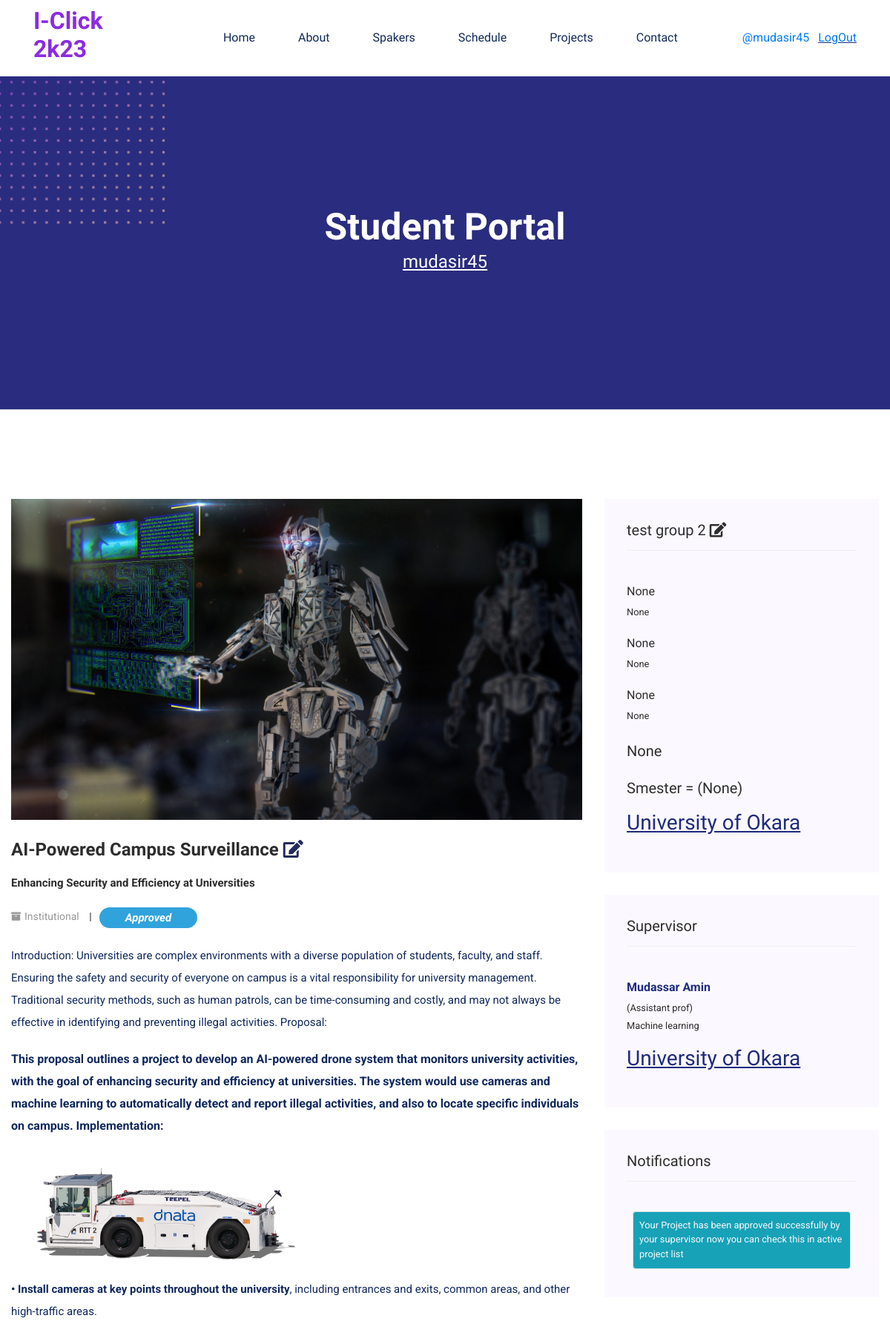
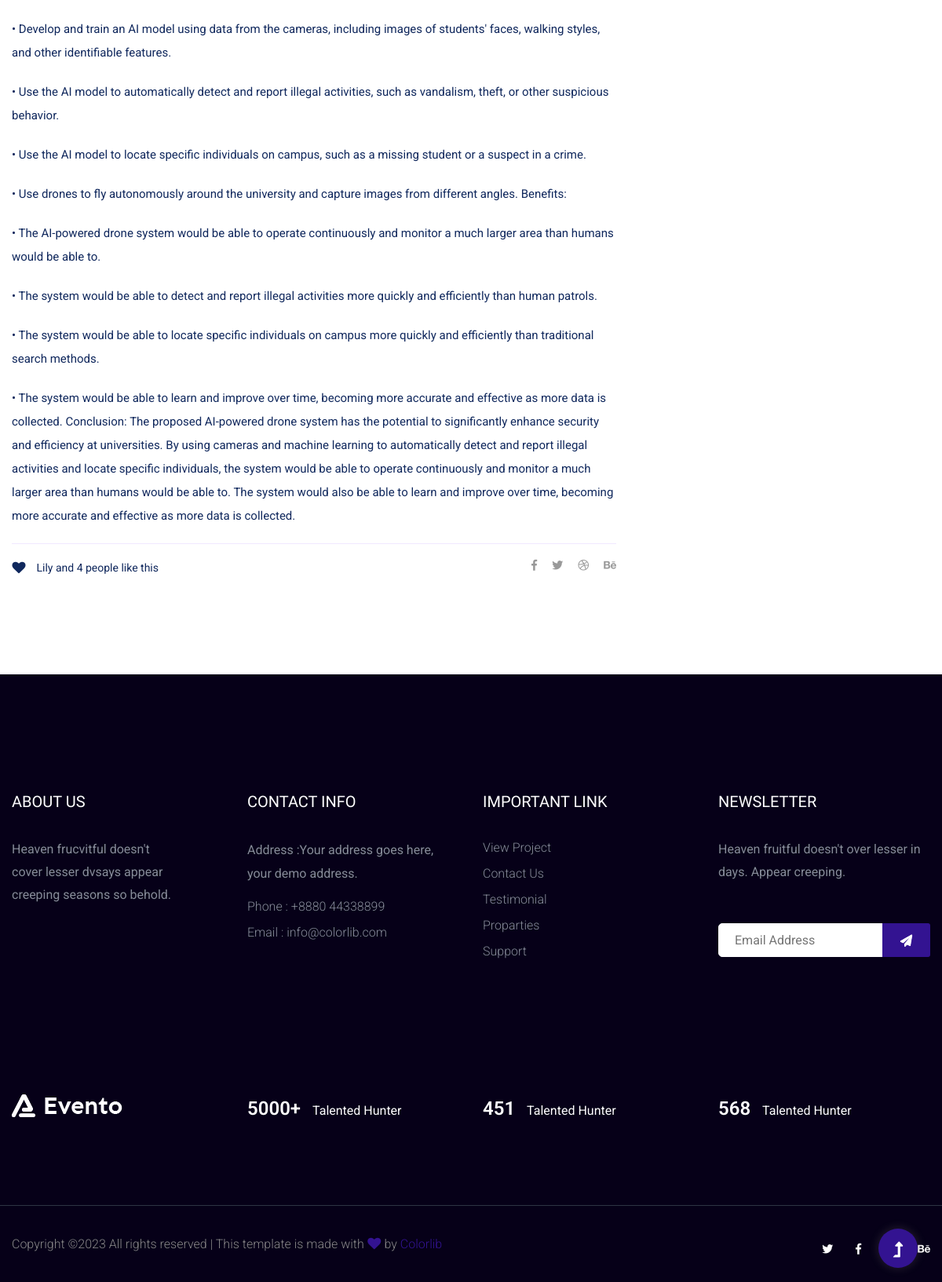
The app's page /pe/studentPortal/mudasir45 (signed in) with its own data (2 pictures, top to bottom).
### Prjt_exhb/models.py (models this page shows, shortened)
class Project(models.Model):
    uid = models.UUIDField(editable=False, default=uuid.uuid4)
    user = models.ForeignKey(User, on_delete=models.CASCADE)
    supervisor = models.ForeignKey('Supervisor', related_name='project_supervisor', on_delete=models.CASCADE)
    category = models.ForeignKey(Categories, related_name='project_category', on_delete=models.CASCADE)
    title = models.CharField(max_length=200, null=True, blank=True)
    sub_title = models.CharField(max_length=200, null=True, blank=True)
    body = RichTextUploadingField(max_length=5000, null=True, blank=True)
    group = models.ForeignKey('Group', on_delete=models.CASCADE)
    thumbnail = models.ImageField(upload_to=get_upload_path)
    is_approved = models.BooleanField(default=False)
    is_winner = models.BooleanField(default=False)
    winner_title = models.CharField(max_length=50, null=True, blank=True)
    Total_score = models.FloatField(null=True, blank=True)
    slug = models.SlugField(null=True, blank=True)
    created_at = models.DateTimeField(auto_now=True)
    updated_at = models.DateTimeField(auto_now=True)

class Categories(models.Model):
    name = models.CharField(max_length=50)
    created_at = models.DateTimeField(auto_now=True)
    updated_at = models.DateTimeField(auto_now=True)

class Group(models.Model):
    uid = models.UUIDField(editable=False, default=uuid.uuid4)
    user = models.ForeignKey(User, on_delete=models.CASCADE)
    group_name = models.CharField(max_length=50, null=True, blank=True)
    department = models.CharField(max_length=50, null=True, blank=True)
    smester = models.IntegerField(null=True, blank=True)
    section = models.CharField(max_length=50, null=True, blank=True)
    lead_member_name = models.CharField(max_length=50, null=True, blank=True)
    lead_roll_no = models.CharField(max_length=50, null=True, blank=True)
    lead_member_phone = models.CharField(max_length=50, null=True, blank=True)
    lead_member_img = models.ImageField(upload_to=get_group_upload_path)
    student2 = models.CharField(max_length=50, null=True, blank=True)
    roll_no2 = models.CharField(max_length=50, null=True, blank=True)
    img2 = models.ImageField(upload_to=get_group_upload_path)
    student3 = models.CharField(max_length=50, null=True, blank=True)
    roll_no3 = models.CharField(max_length=50, null=True, blank=True)
    img3 = models.ImageField(upload_to=get_group_upload_path)
    created_at = models.DateTimeField(auto_now=True)
    updated_at = models.DateTimeField(auto_now=True)

class Supervisor(models.Model):
    user = models.ForeignKey(User, on_delete=models.CASCADE)
    designation = models.CharField(max_length=50)
    qualif = models.CharField(max_length=50)
    institute = models.CharField(max_length=50)
    fieldOfStudy = models.CharField(max_length=50)
    created_at = models.DateTimeField(auto_now=True)
    updated_at = models.DateTimeField(auto_now=True)

class Notification(models.Model):
    user = models.ForeignKey(User, on_delete=models.CASCADE)
    message = models.TextField()
    is_read = models.BooleanField(default=False)
    timestamp = models.DateTimeField(auto_now_add=True)

### Prjt_exhb/views.py (the view)
# urls.py: path('studentPortal/<str:username>', views.studentPortal, name='studentPortal'),
@login_required(login_url='userLogin')
def studentPortal(request, username):
    user = User.objects.get(username = username)
    alerts = Notification.objects.filter(user = user)
    has_project = Project.objects.filter(user = user).exists()
    if not has_project:
        messages.info(request, "It seems that you have not submit any project yet!")
        return redirect('info')
    try:
        project = Project.objects.get(user = user)
    except Exception as e:
        print(e)
    context = {
        'project':project,
        'alerts':alerts,
    }
    return render(request, 'project_exhib/studentPortal.html', context)

### templates/project_exhib/studentPortal.html (shortened to what this page needs)
    {% extends 'base/base.html' %}
    {% block content %}
    {% load static %}
    {% include 'base/navbar.html' %}
   <main>
      <div class="slider-area2">
         <div class="slider-height2 d-flex align-items-center">
               <div class="container">
                  <div class="row">
                     <div class="col-xl-12">
                           <div class="hero-cap hero-cap2 text-center">
                              <h2>Student Portal</h2>
                              <h4><u style="color: white;">{{project.user.username}}</u></h4>
                           </div>
                     </div>
                  </div>
               </div>
         </div>
      </div>
      <section class="blog_area single-post-area section-padding">
         <div class="container">
            <div class="row">
               <div class="col-lg-8 posts-list">
                  <div class="single-post">
                     <div class="feature-img">
                        <img class="img-fluid" src="{{project.thumbnail.url}}" alt="">
                     </div>
                     <div class="blog_details">
                        <h2 style="color: #2d2d2d;">{{project.title}} <a href="{% url 'updateProject' project.uid %}"><i class="fa fa-edit"></i></a></h2>
                        <p style="color: #2d2d2d; font-weight: bold;">{{project.sub_title}} </p>
                        <ul class="blog-info-link mt-3 mb-4">
                           <li><a href="#"><i class="fa fa-archive"></i>{{project.category.name}}</a> </li>
                           <span class="pills">
                            <i>
                            {% if project.is_approved %}
                                Approved
                            {% else %}
                                Pending
                            {% endif %}
                        </i>
                        </span>
                        </ul>
                        <p class="excert">
                          {{project.body|safe}}
                        </p>
                     </div>
                  </div>
                  <div class="navigation-top">
                     <div class="d-sm-flex justify-content-between text-center">
                        <p class="like-info"><span class="align-middle"><i class="fa fa-heart"></i></span> Lily and 4
                           people like this</p>
                        <div class="col-sm-4 text-center my-2 my-sm-0">
                        </div>
                        <ul class="social-icons">
                           <li><a href="https://www.facebook.com/sai4ull"><i class="fab fa-facebook-f"></i></a></li>
                           <li><a href="#"><i class="fab fa-twitter"></i></a></li>
                           <li><a href="#"><i class="fab fa-dribbble"></i></a></li>
                           <li><a href="#"><i class="fab fa-behance"></i></a></li>
                        </ul>
                     </div>
                  </div>
               </div>
               <div class="col-lg-4">
                  <div class="blog_right_sidebar">
                     <aside class="single_sidebar_widget post_category_widget">
                        <h4 class="widget_title" style="color: #2d2d2d;">{{project.group.group_name}} <a href="{% url 'updateGroup' project.group.uid %}"><i class="fa fa-edit"></i></a></h4>
                        <ul class="list cat-list">
                              <li>
                                 <p class="name">{{project.group.lead_member_name}}</p>
                                 <small class="name" >{{project.group.lead_roll_no}}</small>
                                 <p class="name mt-3" >{{project.group.student2}}</p>
                                 <small class="name" >{{project.group.roll_no2}}</small>
                                 <p class="name mt-3" >{{project.group.student3}}</p>
                                 <small class="name" >{{project.group.roll_no3}}</small>
                                 <h5  class="name mt-4">{{project.group.department}}</h5>
                                 <h5  class="name mt-4">Smester = ({{project.group.smester}})</h5>
                                 <h3 class="mt-3"><u>University of Okara </u></h3>
                              </li>
                        </ul>
                     </aside>
                     <aside class="single_sidebar_widget post_category_widget">
                        <h4 class="widget_title" style="color: #2d2d2d;">Supervisor</h4>
                        <ul class="list cat-list">
                              <li>
                                 <p class="name"><b>{{project.supervisor.user.first_name}} </b></p>
                                 <small class="name">({{project.supervisor.designation}})</small>
                                 <small class="name" >{{project.supervisor.fieldOfStudy}}</small>
                                 <h3 class="mt-3"><u>{{project.supervisor.institute}} </u></h3>
                              </li>
                        </ul>
                     </aside>
                     <aside class="single_sidebar_widget post_category_widget">
                        <h4 class="widget_title" style="color: #2d2d2d;">Notifications</h4>
                        <ul class="list cat-list">
                           {% for alert in alerts %}
                           <li class="border rounded bg-info p-2 m-2">
                                 <small class="name text-light">{{alert.message}}</small>
                           </li>
                           {% endfor %}
                        </ul>
                     </aside>
                  </div>
               </div>
            </div>
         </div>
      </section>
   </main>
{% endblock %}

### templates/base/navbar.html (shortened to what this page needs)
{% load static %}
<body>
<header>
    <div class="header-area">
        <div class="main-header header-sticky">
            <div class="container-fluid">
                <div class="row align-items-center">
                    <div class="col-xl-2 col-lg-2 col-md-1">
                        <div class="logo">
                            <h2 style="color: blueviolet; font-weight: bolder;">I-Click 2k23</h2>
                        </div>
                    </div>
                    <div class="col-xl-10 col-lg-10 col-md-10">
                        <div class="menu-main d-flex align-items-center justify-content-end">
                            <div class="main-menu f-right d-none d-lg-block">
                                <nav>
                                    <ul id="navigation">
                                        <li><a href="{% url 'home' %}">Home</a></li>
                                        <li><a href="about.html">About</a></li>
                                        <li><a href="spakers.html">Spakers</a></li>
                                        <li><a href="schedule.html">Schedule</a></li>
                                        <li><a href="{% url 'projectList' %}">Projects</a>
                                        </li>
                                        <li><a href="contact.html">Contact</a></li>
                                    </ul>
                                </nav>
                            </div>
                            <div class="header-right-btn f-right d-none d-lg-block ml-30">
                                {% if request.user.is_authenticated %}
                                    <a href="{% url 'studentPortal' request.user.username %}" class="text-primary">@{{request.user.username}}</a>
                                    <u><a href="{% url 'userLogout' %}" class="text-primary ml-2">LogOut</a></u>
                                {% else %}
                                    <a href="{% url 'userLogin' %}" class="btn header-btn">Login</a>
                                {% endif %}
                            </div>
                        </div>
                    </div>
                    <div class="col-12">
                    </div>
                </div>
            </div>
        </div>
    </div>
</header>

### templates/project_exhib/studentPortal.html (style rules this page uses)
.name { display: inline-block; width: 100%; margin: 0px; padding: 0px; text-decoration: none; color: #2d2d2d; }
.pills { display: inline; padding: 5px 35px; margin: 0px; background-color: rgb(49, 163, 220); color: white; font-size: 15px; font-weight: bold; border-radius: 20px; }

### records on screen
Project: user.username "mudasir45", thumbnail (picture), title "AI-Powered Campus Surveillance", sub_title "Enhancing Security and Efficiency at Universities", category.name "Institutional", body "Introduction: Universities are complex environments with a diverse population of students, faculty, and staff. Ensuring the safety and security of everyone on campus is a vital responsibility for university management. Traditional security methods, such as human patrols, can be time-consuming and costly, and may not always be effective in identifying and preventing illegal activities. Proposal: This proposal outlines a project to develop an AI-powered drone system that monitors university activities, with the goal of enhancing security and efficiency at universities. The system would use cameras and machine learning to automatically detect and report illegal activities, and also to locate…", body (picture), group.group_name "test group 2", group.lead_member_name "None", group.lead_roll_no "None", group.student2 "None", group.roll_no2 "None", group.student3 "None", group.roll_no3 "None", group.department "None", group.smester "None", supervisor.user.first_name "Mudassar Amin", supervisor.designation "Assistant prof", supervisor.fieldOfStudy "Machine learning", supervisor.institute "University of Okara"
Notification: message "Your Project has been approved successfully by your supervisor now you can check this in active project list"

### other values on screen
{{ request.user.username }} "mudasir45"
